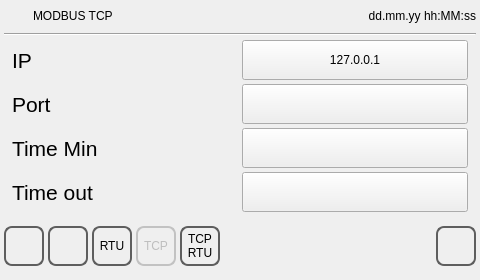
<?xml version="1.0" encoding="UTF-8"?>
<ui version="4.0">
 <class>commpar_tcp</class>
 <widget class="QWidget" name="commpar_tcp">
  <property name="geometry">
   <rect>
    <x>0</x>
    <y>0</y>
    <width>480</width>
    <height>272</height>
   </rect>
  </property>
  <property name="minimumSize">
   <size>
    <width>0</width>
    <height>0</height>
   </size>
  </property>
  <property name="maximumSize">
   <size>
    <width>16777215</width>
    <height>16777215</height>
   </size>
  </property>
  <property name="windowTitle">
   <string>commpar_tcp</string>
  </property>
  <property name="styleSheet">
   <string notr="true">QPushButton
{
	font: 20pt &quot;Ubuntu&quot;;
}</string>
  </property>
  <layout class="QVBoxLayout" name="verticalLayout">
   <property name="spacing">
    <number>4</number>
   </property>
   <property name="margin">
    <number>4</number>
   </property>
   <item>
    <layout class="QHBoxLayout" name="horizontalLayout">
     <property name="sizeConstraint">
      <enum>QLayout::SetMinimumSize</enum>
     </property>
     <item>
      <widget class="QLabel" name="labelIcon">
       <property name="minimumSize">
        <size>
         <width>25</width>
         <height>25</height>
        </size>
       </property>
       <property name="maximumSize">
        <size>
         <width>25</width>
         <height>25</height>
        </size>
       </property>
       <property name="focusPolicy">
        <enum>Qt::NoFocus</enum>
       </property>
       <property name="styleSheet">
        <string notr="true"/>
       </property>
       <property name="text">
        <string/>
       </property>
      </widget>
     </item>
     <item>
      <widget class="QLabel" name="labelTitle">
       <property name="sizePolicy">
        <sizepolicy hsizetype="Preferred" vsizetype="Fixed">
         <horstretch>0</horstretch>
         <verstretch>0</verstretch>
        </sizepolicy>
       </property>
       <property name="focusPolicy">
        <enum>Qt::NoFocus</enum>
       </property>
       <property name="text">
        <string>MODBUS TCP</string>
       </property>
      </widget>
     </item>
     <item>
      <widget class="QLabel" name="labelUserName">
       <property name="text">
        <string/>
       </property>
      </widget>
     </item>
     <item>
      <widget class="QLabel" name="labelDataOra">
       <property name="sizePolicy">
        <sizepolicy hsizetype="Preferred" vsizetype="Fixed">
         <horstretch>0</horstretch>
         <verstretch>0</verstretch>
        </sizepolicy>
       </property>
       <property name="focusPolicy">
        <enum>Qt::NoFocus</enum>
       </property>
       <property name="text">
        <string>dd.mm.yy hh:MM:ss</string>
       </property>
       <property name="alignment">
        <set>Qt::AlignRight|Qt::AlignTrailing|Qt::AlignVCenter</set>
       </property>
      </widget>
     </item>
    </layout>
   </item>
   <item>
    <widget class="Line" name="line">
     <property name="focusPolicy">
      <enum>Qt::NoFocus</enum>
     </property>
     <property name="orientation">
      <enum>Qt::Horizontal</enum>
     </property>
    </widget>
   </item>
   <item>
    <spacer name="verticalSpacer">
     <property name="focusPolicy">
      <enum>Qt::NoFocus</enum>
     </property>
     <property name="orientation">
      <enum>Qt::Vertical</enum>
     </property>
     <property name="sizeHint" stdset="0">
      <size>
       <width>20</width>
       <height>40</height>
      </size>
     </property>
    </spacer>
   </item>
   <item>
    <spacer name="verticalSpacer_3">
     <property name="focusPolicy">
      <enum>Qt::NoFocus</enum>
     </property>
     <property name="orientation">
      <enum>Qt::Vertical</enum>
     </property>
     <property name="sizeHint" stdset="0">
      <size>
       <width>20</width>
       <height>40</height>
      </size>
     </property>
    </spacer>
   </item>
   <item>
    <layout class="QGridLayout" name="gridLayout">
     <property name="leftMargin">
      <number>8</number>
     </property>
     <property name="rightMargin">
      <number>8</number>
     </property>
     <item row="1" column="1">
      <widget class="QPushButton" name="pushButtonIpTCP">
       <property name="minimumSize">
        <size>
         <width>0</width>
         <height>40</height>
        </size>
       </property>
       <property name="focusPolicy">
        <enum>Qt::NoFocus</enum>
       </property>
       <property name="text">
        <string>127.0.0.1</string>
       </property>
      </widget>
     </item>
     <item row="1" column="0">
      <widget class="QLabel" name="labelIpTCP">
       <property name="minimumSize">
        <size>
         <width>0</width>
         <height>40</height>
        </size>
       </property>
       <property name="font">
        <font>
         <pointsize>16</pointsize>
        </font>
       </property>
       <property name="focusPolicy">
        <enum>Qt::NoFocus</enum>
       </property>
       <property name="text">
        <string>IP</string>
       </property>
      </widget>
     </item>
     <item row="2" column="1">
      <widget class="QPushButton" name="pushButtonPortTCP">
       <property name="minimumSize">
        <size>
         <width>0</width>
         <height>40</height>
        </size>
       </property>
       <property name="focusPolicy">
        <enum>Qt::NoFocus</enum>
       </property>
       <property name="text">
        <string/>
       </property>
      </widget>
     </item>
     <item row="2" column="0">
      <widget class="QLabel" name="labelPortTCP">
       <property name="minimumSize">
        <size>
         <width>0</width>
         <height>40</height>
        </size>
       </property>
       <property name="font">
        <font>
         <pointsize>16</pointsize>
        </font>
       </property>
       <property name="focusPolicy">
        <enum>Qt::NoFocus</enum>
       </property>
       <property name="text">
        <string>Port</string>
       </property>
      </widget>
     </item>
     <item row="4" column="1">
      <widget class="QPushButton" name="pushButtonTimeOutTCP">
       <property name="minimumSize">
        <size>
         <width>0</width>
         <height>40</height>
        </size>
       </property>
       <property name="focusPolicy">
        <enum>Qt::NoFocus</enum>
       </property>
       <property name="text">
        <string/>
       </property>
      </widget>
     </item>
     <item row="4" column="0">
      <widget class="QLabel" name="labelTimeOutTCP">
       <property name="minimumSize">
        <size>
         <width>0</width>
         <height>40</height>
        </size>
       </property>
       <property name="font">
        <font>
         <pointsize>16</pointsize>
        </font>
       </property>
       <property name="focusPolicy">
        <enum>Qt::NoFocus</enum>
       </property>
       <property name="text">
        <string>Time out</string>
       </property>
      </widget>
     </item>
     <item row="3" column="0">
      <widget class="QLabel" name="labelTimeMinTCP">
       <property name="minimumSize">
        <size>
         <width>0</width>
         <height>40</height>
        </size>
       </property>
       <property name="font">
        <font>
         <pointsize>16</pointsize>
        </font>
       </property>
       <property name="focusPolicy">
        <enum>Qt::NoFocus</enum>
       </property>
       <property name="text">
        <string>Time Min</string>
       </property>
      </widget>
     </item>
     <item row="3" column="1">
      <widget class="QPushButton" name="pushButtonTimeMinTCP">
       <property name="minimumSize">
        <size>
         <width>0</width>
         <height>40</height>
        </size>
       </property>
       <property name="focusPolicy">
        <enum>Qt::NoFocus</enum>
       </property>
       <property name="text">
        <string/>
       </property>
      </widget>
     </item>
    </layout>
   </item>
   <item>
    <spacer name="verticalSpacer_2">
     <property name="focusPolicy">
      <enum>Qt::NoFocus</enum>
     </property>
     <property name="orientation">
      <enum>Qt::Vertical</enum>
     </property>
     <property name="sizeHint" stdset="0">
      <size>
       <width>20</width>
       <height>40</height>
      </size>
     </property>
    </spacer>
   </item>
   <item>
    <layout class="QHBoxLayout" name="horizontalLayoutButtons">
     <item>
      <widget class="QPushButton" name="pushButtonHome">
       <property name="minimumSize">
        <size>
         <width>40</width>
         <height>40</height>
        </size>
       </property>
       <property name="maximumSize">
        <size>
         <width>40</width>
         <height>40</height>
        </size>
       </property>
       <property name="focusPolicy">
        <enum>Qt::NoFocus</enum>
       </property>
       <property name="styleSheet">
        <string notr="true">QPushButton
{
border: 2px solid  rgb(94, 94, 94);
border-radius: 8px;
qproperty-icon: url(:/systemicons/img/Home.png);
qproperty-iconSize: 24px 24px;
qproperty-focusPolicy: NoFocus;
}
QPushButton:pressed
{
border: 2px solid  rgb(194, 194, 194);
background-color:  rgb(255, 255, 127);
}
QPushButton:disabled
{
border: 2px solid  rgb(194, 194, 194);
}
</string>
       </property>
       <property name="text">
        <string/>
       </property>
      </widget>
     </item>
     <item>
      <widget class="QPushButton" name="pushButtonBack">
       <property name="minimumSize">
        <size>
         <width>40</width>
         <height>40</height>
        </size>
       </property>
       <property name="maximumSize">
        <size>
         <width>40</width>
         <height>40</height>
        </size>
       </property>
       <property name="focusPolicy">
        <enum>Qt::NoFocus</enum>
       </property>
       <property name="styleSheet">
        <string notr="true">QPushButton
{
border: 2px solid  rgb(94, 94, 94);
border-radius: 8px;
qproperty-icon: url(:/systemicons/img/Go_back.png);
qproperty-iconSize: 24px 24px;
qproperty-focusPolicy: NoFocus;
}
QPushButton:pressed
{
border: 2px solid  rgb(194, 194, 194);
background-color:  rgb(255, 255, 127);
}
QPushButton:disabled
{
border: 2px solid  rgb(194, 194, 194);
}
</string>
       </property>
       <property name="text">
        <string/>
       </property>
      </widget>
     </item>
     <item>
      <widget class="QPushButton" name="pushButtonRTU">
       <property name="minimumSize">
        <size>
         <width>40</width>
         <height>40</height>
        </size>
       </property>
       <property name="maximumSize">
        <size>
         <width>40</width>
         <height>40</height>
        </size>
       </property>
       <property name="focusPolicy">
        <enum>Qt::NoFocus</enum>
       </property>
       <property name="styleSheet">
        <string notr="true">QPushButton
{
border: 2px solid  rgb(94, 94, 94);
border-radius: 8px;
font: 12pt &quot;Ubuntu&quot;;
qproperty-focusPolicy: NoFocus;
}
QPushButton:pressed
{
border: 2px solid  rgb(194, 194, 194);
background-color:  rgb(255, 255, 127);
}
QPushButton:disabled
{
border: 2px solid  rgb(194, 194, 194);
}
</string>
       </property>
       <property name="text">
        <string>RTU</string>
       </property>
      </widget>
     </item>
     <item>
      <widget class="QPushButton" name="pushButtonTCP">
       <property name="enabled">
        <bool>false</bool>
       </property>
       <property name="minimumSize">
        <size>
         <width>40</width>
         <height>40</height>
        </size>
       </property>
       <property name="maximumSize">
        <size>
         <width>40</width>
         <height>40</height>
        </size>
       </property>
       <property name="focusPolicy">
        <enum>Qt::NoFocus</enum>
       </property>
       <property name="styleSheet">
        <string notr="true">QPushButton
{
border: 2px solid  rgb(94, 94, 94);
border-radius: 8px;
font: 12pt &quot;Ubuntu&quot;;
qproperty-focusPolicy: NoFocus;
}
QPushButton:pressed
{
border: 2px solid  rgb(194, 194, 194);
background-color:  rgb(255, 255, 127);
}
QPushButton:disabled
{
border: 2px solid  rgb(194, 194, 194);
}
</string>
       </property>
       <property name="text">
        <string>TCP</string>
       </property>
      </widget>
     </item>
     <item>
      <widget class="QPushButton" name="pushButtonTCPRTU">
       <property name="minimumSize">
        <size>
         <width>40</width>
         <height>40</height>
        </size>
       </property>
       <property name="maximumSize">
        <size>
         <width>40</width>
         <height>40</height>
        </size>
       </property>
       <property name="focusPolicy">
        <enum>Qt::NoFocus</enum>
       </property>
       <property name="styleSheet">
        <string notr="true">QPushButton
{
border: 2px solid  rgb(94, 94, 94);
border-radius: 8px;
font: 12pt &quot;Ubuntu&quot;;
qproperty-focusPolicy: NoFocus;
}
QPushButton:pressed
{
border: 2px solid  rgb(194, 194, 194);
background-color:  rgb(255, 255, 127);
}
QPushButton:disabled
{
border: 2px solid  rgb(194, 194, 194);
}
</string>
       </property>
       <property name="text">
        <string>TCP
RTU</string>
       </property>
      </widget>
     </item>
     <item>
      <spacer name="horizontalSpacer">
       <property name="minimumSize">
        <size>
         <width>0</width>
         <height>60</height>
        </size>
       </property>
       <property name="maximumSize">
        <size>
         <width>16777215</width>
         <height>60</height>
        </size>
       </property>
       <property name="focusPolicy">
        <enum>Qt::NoFocus</enum>
       </property>
       <property name="orientation">
        <enum>Qt::Horizontal</enum>
       </property>
       <property name="sizeHint" stdset="0">
        <size>
         <width>40</width>
         <height>20</height>
        </size>
       </property>
      </spacer>
     </item>
     <item>
      <widget class="QPushButton" name="pushButtonOk">
       <property name="minimumSize">
        <size>
         <width>40</width>
         <height>40</height>
        </size>
       </property>
       <property name="maximumSize">
        <size>
         <width>40</width>
         <height>40</height>
        </size>
       </property>
       <property name="focusPolicy">
        <enum>Qt::NoFocus</enum>
       </property>
       <property name="styleSheet">
        <string notr="true">QPushButton
{
border: 2px solid  rgb(94, 94, 94);
border-radius: 8px;
qproperty-icon: url(:/systemicons/img/OK.png);
qproperty-iconSize: 24px 24px;
qproperty-focusPolicy: NoFocus;
}
QPushButton:pressed
{
border: 2px solid  rgb(194, 194, 194);
background-color:  rgb(255, 255, 127);
}
QPushButton:disabled
{
border: 2px solid  rgb(194, 194, 194);
}
</string>
       </property>
       <property name="text">
        <string/>
       </property>
      </widget>
     </item>
    </layout>
   </item>
  </layout>
 </widget>
 <resources/>
 <connections/>
</ui>
